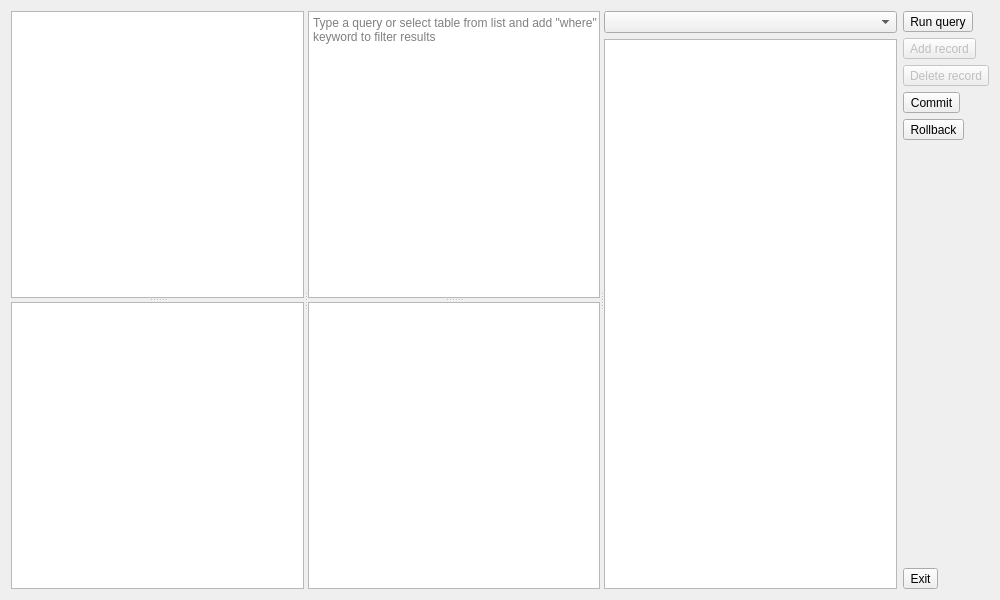
<?xml version="1.0" encoding="UTF-8"?>
<ui version="4.0">
 <class>SqleditorDialog</class>
 <widget class="QDialog" name="SqleditorDialog">
  <property name="geometry">
   <rect>
    <x>0</x>
    <y>0</y>
    <width>1000</width>
    <height>600</height>
   </rect>
  </property>
  <property name="windowTitle">
   <string>Query editor</string>
  </property>
  <property name="windowIcon">
   <iconset theme="drive-multidisk">
    <normaloff>.</normaloff>.</iconset>
  </property>
  <layout class="QGridLayout" name="gridLayout">
   <item row="0" column="0" rowspan="7">
    <widget class="QSplitter" name="splitter">
     <property name="orientation">
      <enum>Qt::Horizontal</enum>
     </property>
     <widget class="QSplitter" name="fsplitter">
      <property name="orientation">
       <enum>Qt::Vertical</enum>
      </property>
      <widget class="QListView" name="tabsView">
       <property name="editTriggers">
        <set>QAbstractItemView::NoEditTriggers</set>
       </property>
       <property name="showDropIndicator" stdset="0">
        <bool>false</bool>
       </property>
       <property name="dragDropMode">
        <enum>QAbstractItemView::DragOnly</enum>
       </property>
       <property name="defaultDropAction">
        <enum>Qt::IgnoreAction</enum>
       </property>
      </widget>
      <widget class="QListView" name="fieldsView">
       <property name="editTriggers">
        <set>QAbstractItemView::NoEditTriggers</set>
       </property>
       <property name="showDropIndicator" stdset="0">
        <bool>false</bool>
       </property>
       <property name="dragDropMode">
        <enum>QAbstractItemView::DragOnly</enum>
       </property>
       <property name="defaultDropAction">
        <enum>Qt::IgnoreAction</enum>
       </property>
      </widget>
     </widget>
     <widget class="QSplitter" name="rsplitter">
      <property name="orientation">
       <enum>Qt::Vertical</enum>
      </property>
      <widget class="QPlainTextEdit" name="queryEdit">
       <property name="placeholderText">
        <string>Type a query or select table from list and add &quot;where&quot; keyword to filter results</string>
       </property>
      </widget>
      <widget class="QTableView" name="tableView">
       <property name="selectionMode">
        <enum>QAbstractItemView::MultiSelection</enum>
       </property>
       <property name="selectionBehavior">
        <enum>QAbstractItemView::SelectRows</enum>
       </property>
       <property name="sortingEnabled">
        <bool>true</bool>
       </property>
       <attribute name="horizontalHeaderStretchLastSection">
        <bool>true</bool>
       </attribute>
      </widget>
     </widget>
     <widget class="QWidget" name="verticalLayoutWidget">
      <layout class="QVBoxLayout" name="verticalLayout">
       <item>
        <widget class="QComboBox" name="helperCombo"/>
       </item>
       <item>
        <widget class="QListView" name="helperView">
         <property name="editTriggers">
          <set>QAbstractItemView::NoEditTriggers</set>
         </property>
        </widget>
       </item>
      </layout>
     </widget>
    </widget>
   </item>
   <item row="0" column="1">
    <widget class="QToolButton" name="runButton">
     <property name="text">
      <string>Run query</string>
     </property>
     <property name="icon">
      <iconset theme="system-run">
       <normaloff>.</normaloff>.</iconset>
     </property>
    </widget>
   </item>
   <item row="1" column="1">
    <widget class="QToolButton" name="addButton">
     <property name="enabled">
      <bool>false</bool>
     </property>
     <property name="text">
      <string>Add record</string>
     </property>
     <property name="icon">
      <iconset theme="list-add">
       <normaloff>.</normaloff>.</iconset>
     </property>
    </widget>
   </item>
   <item row="2" column="1">
    <widget class="QToolButton" name="delButton">
     <property name="enabled">
      <bool>false</bool>
     </property>
     <property name="text">
      <string>Delete record</string>
     </property>
     <property name="icon">
      <iconset theme="list-remove">
       <normaloff>.</normaloff>.</iconset>
     </property>
    </widget>
   </item>
   <item row="3" column="1">
    <widget class="QToolButton" name="saveButton">
     <property name="text">
      <string>Commit</string>
     </property>
     <property name="icon">
      <iconset theme="document-save">
       <normaloff>.</normaloff>.</iconset>
     </property>
    </widget>
   </item>
   <item row="4" column="1">
    <widget class="QToolButton" name="undoButton">
     <property name="text">
      <string>Rollback</string>
     </property>
     <property name="icon">
      <iconset theme="edit-undo">
       <normaloff>.</normaloff>.</iconset>
     </property>
    </widget>
   </item>
   <item row="5" column="1">
    <spacer name="verticalSpacer">
     <property name="orientation">
      <enum>Qt::Vertical</enum>
     </property>
     <property name="sizeHint" stdset="0">
      <size>
       <width>20</width>
       <height>337</height>
      </size>
     </property>
    </spacer>
   </item>
   <item row="6" column="1">
    <widget class="QToolButton" name="exitButton">
     <property name="text">
      <string>Exit</string>
     </property>
     <property name="icon">
      <iconset theme="application-exit">
       <normaloff>.</normaloff>.</iconset>
     </property>
    </widget>
   </item>
  </layout>
 </widget>
 <tabstops>
  <tabstop>tabsView</tabstop>
  <tabstop>queryEdit</tabstop>
  <tabstop>fieldsView</tabstop>
  <tabstop>tableView</tabstop>
  <tabstop>runButton</tabstop>
  <tabstop>addButton</tabstop>
  <tabstop>delButton</tabstop>
  <tabstop>saveButton</tabstop>
  <tabstop>undoButton</tabstop>
  <tabstop>exitButton</tabstop>
 </tabstops>
 <resources/>
 <connections/>
</ui>
